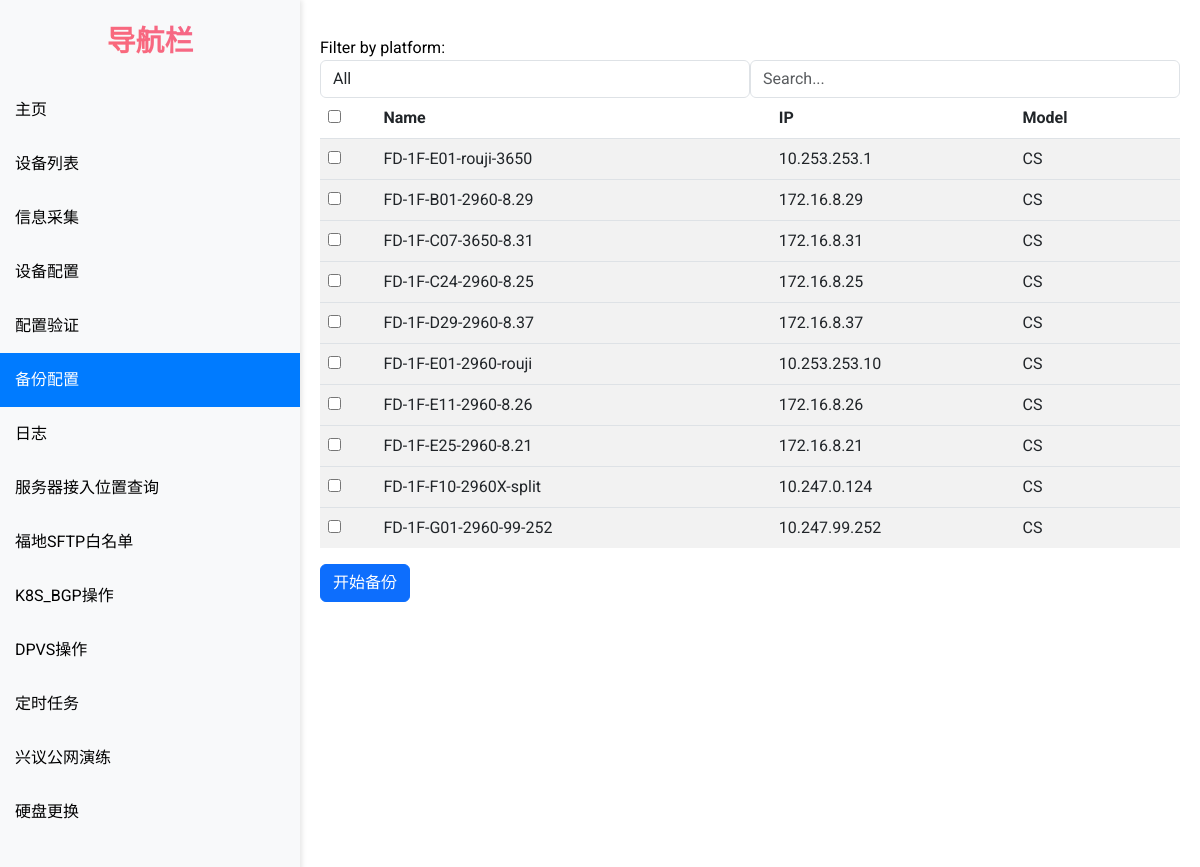
The app's page /backup_config/ (signed in), older data.
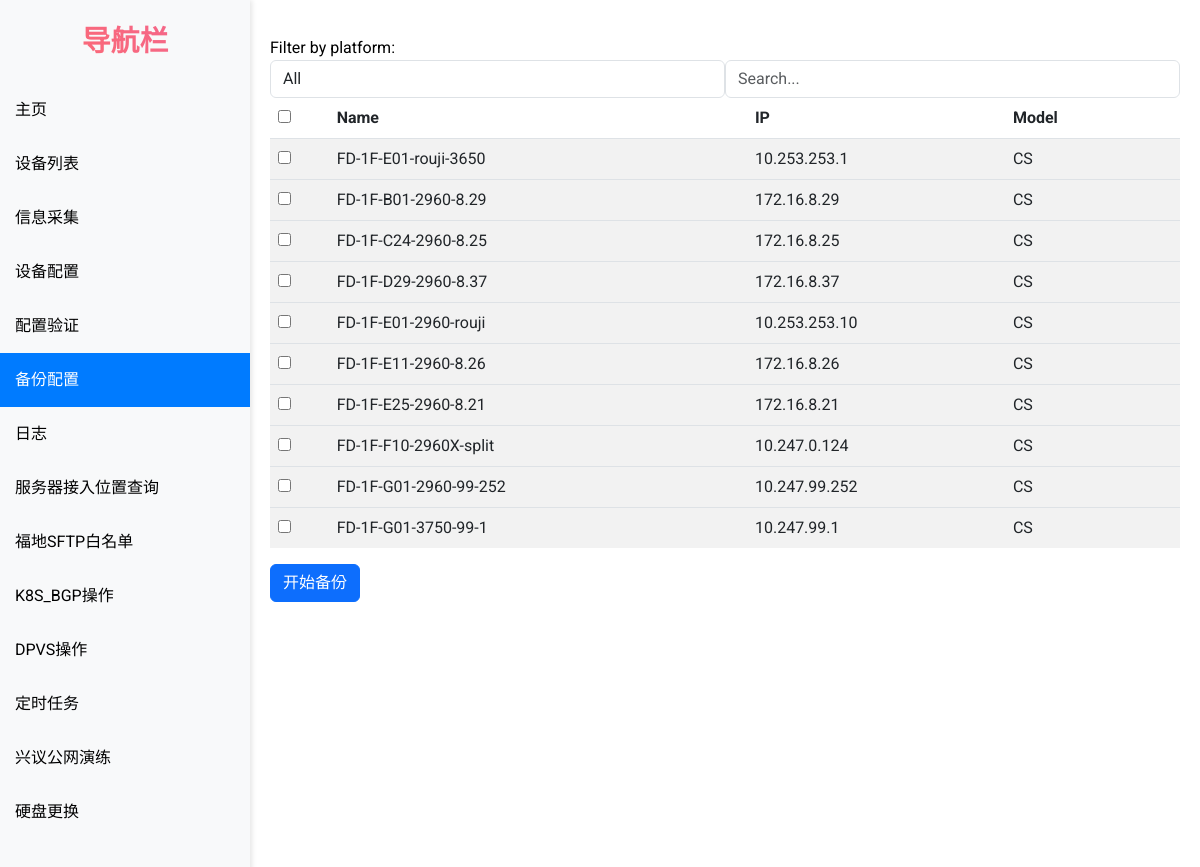
The same page, newer data.
### network_automation_app/models.py (models this page shows, shortened)
class Device(models.Model):
    hostname = models.CharField(max_length=255)
    ip_address = models.CharField(max_length=255)
    PLATFORM_CHOICES = (
        ('huawei', '华为'),
        ('cisco_ios_telnet', '思科'),
        ('cisco_ios', '思科'),
        ('f5_tmsh', 'F5'),
        ('fortinet', '飞塔'),
        ('netscaler', 'NS'),
        ('linux', '戴尔')
    )
    platform = models.CharField(max_length=255, choices=PLATFORM_CHOICES)
    LOCATION_CHOICES = (
        ('XY', '兴议'),
        ('FD', '福地'),
        ('XX', '西溪'),
    )
    location = models.CharField(max_length=255, choices=LOCATION_CHOICES)
    Role_CHOICES = (
        ('FW', '防火墙'),
        ('JR', '接入交换机'),
        ('HX', '核心交换机'),
        ('HJ', '汇聚交换机'),
        ('CS', '测试环境'),
        ('CK', '出口设备'),
        ('HJ-JR', 'K8s-接入'),
        ('FWQ', '服务器')
    )
    role = models.CharField(max_length=255, choices=Role_CHOICES)
    MODEL_CHOICES = (
        ('USG', 'USG'),
        ('HW5700', 'HW5700'),
        ('HWNE20', 'HWNE20'),
        ('HW8800', 'HW8800'),
        ('HW6800', 'HW6800'),
        ('HW5800', 'HW5800'),
        ('HW12800', 'HW12800'),
        ('CS45', 'CS45'),
        ('CS', 'CS'),
        ('F5', 'F5'),
        ('FT', 'FT'),
        ('NS', 'NS'),
        ('linux', 'R630')
    )
    model = models.CharField(max_length=255, choices=MODEL_CHOICES)
    created_time = models.DateTimeField('创建时间', auto_now_add=True)
    update_time = models.DateTimeField('更新时间', auto_now=True)

### network_automation_app/views.py (the view, shortened to what this page needs)
# urls.py: path('backup_config/', views.backup_config, name='backup_config'),
@login_required
def backup_config(request):
    if request.method == 'GET':
        all_devices = Device.objects.all().order_by('model')
        vendors = all_devices.values_list('model', flat=True).distinct()
        context = {
            'all_devices': all_devices,
            'vendors': vendors
        }
        return render(request, 'backup_config.html', context)

### network_automation_app/templates/backup_config.html (shortened to what this page needs)
{% extends "base.html" %}
{% block content %}
    <form method="POST">
        <label for="vendor">Filter by platform:</label>
<div class="form-group d-flex">
      <select name="vendor" id="vendor" class="form-control flex-grow-1">
     <option value="">All</option>
  </select>
  <input type="search" placeholder="Search..." class="form-control flex-grow-1 search-input" data-table="customers-list"/>
</div>
<div class="scrollbox">
        <table class="table table-striped mt32 customers-list" id="device-table">
            <thead>
                <tr>
                    <th><input type="checkbox" id="select-all"></th>
                    <th>Name</th>
                    <th>IP</th>
                    <th>Model</th>
                </tr>
            </thead>
                {% for device in all_devices %}
                <tbody>
                    <tr class="device-row" data-model="{{ device.model }}">
                        <td><input type="checkbox" name="device" value="{{ device.id }}" class="device-select"></td>
                        <td>{{ device.hostname }}</td>
                        <td>{{ device.ip_address }}</td>
                        <td>{{ device.model }}</td>
                    </tr>
                </tbody>
                {% endfor %}
        </table>
</div>
        <button type="submit" class="mt-3 btn btn-primary">开始备份</button>
    </form>
{% endblock content %}

Row changes from the older to the newer data that the page shows:
removed Device: hostname "FD-1F-C07-3650-8.31", ip_address "172.16.8.31", model "CS"
now on this page (row unchanged): Device: hostname "FD-1F-G01-3750-99-1", ip_address "10.247.99.1", model "CS"
